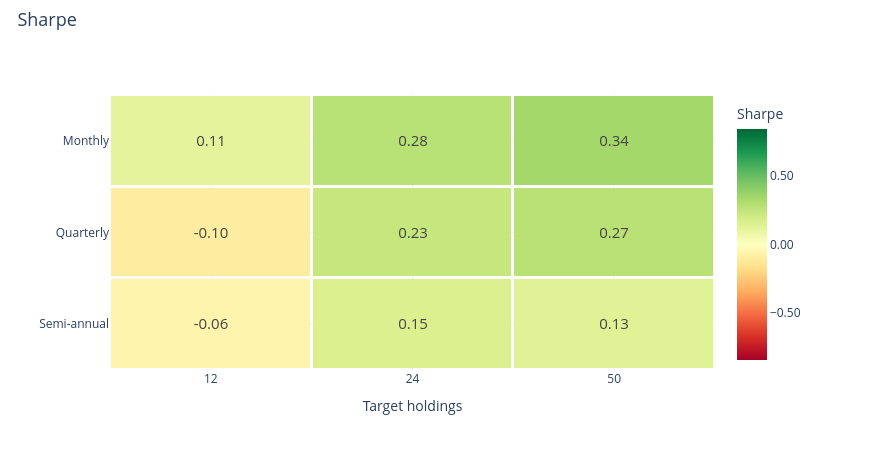

Write notebook code for a chart like this one.
### Markdown cell above
### Sharpe ratio

### Code cell
research.heatmap('sharpe')

### Figure 1 — Plotly figure (JSON) as saved in the notebook; plotly's stock layout.template omitted (floating-point values rounded to 4 significant figures)
{"data": [{"colorbar": {"tickformat": ".2f", "title": {"text": "Sharpe"}}, "colorscale": [[0.0, "rgb(165,0,38)"], [0.1, "rgb(215,48,39)"], [0.2, "rgb(244,109,67)"], [0.3, "rgb(253,174,97)"], [0.4, "rgb(254,224,139)"], [0.5, "rgb(255,255,191)"], [0.6, "rgb(217,239,139)"], [0.7, "rgb(166,217,106)"], [0.8, "rgb(102,189,99)"], [0.9, "rgb(26,152,80)"], [1.0, "rgb(0,104,55)"]], "text": [["0.11", "0.28", "0.34"], ["-0.10", "0.23", "0.27"], ["-0.06", "0.15", "0.13"]], "textfont": {"size": 15}, "texttemplate": "%{text}", "type": "heatmap", "x": ["12", "24", "50"], "xgap": 3, "y": ["Monthly", "Quarterly", "Semi-annual"], "ygap": 3, "z": [[0.1137, 0.2758, 0.3427], [-0.1004, 0.2326, 0.2736], [-0.05836, 0.1546, 0.1326]], "zmax": 0.8422, "zmid": 0.0, "zmin": -0.8422}], "layout": {"height": 450, "hovermode": "closest", "legend": {"font": {"size": 12}, "itemclick": "toggle", "itemdoubleclick": "toggleothers", "x": 1.025, "y": 1}, "margin": {"b": 80, "l": 110, "r": 155, "t": 95}, "title": {"font": {"size": 18}, "text": "Sharpe", "x": 0.02, "y": 0.97}, "width": 870, "xaxis": {"title": {"text": "Target holdings"}}, "yaxis": {"autorange": "reversed"}}}
